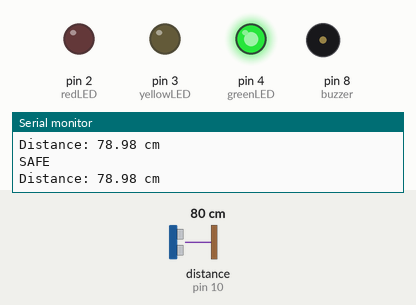
Bench run of a sketch on a simulated Arduino Uno, built with avr-gcc and run on an emulated ATmega328P. Parts: output pins drawn as LEDs (lit = HIGH), buzzer (waves = sounding), the last lines printed to the serial monitor. Wiring (inferred from the names in the program): ultrasonic range finder: trigger pin 9; echo pin 10. Dashed ring = blinking. The inputs (shaded band) are chosen by the test bench; at power-on: distance to the obstacle (sensor on pin 10) 80 cm. The echo pulse lasts 58.3 µs per cm; pins used as bus, display or sensor lines are not drawn.

Above: at 1.2 s.
1.3 s: distance to the obstacle (sensor on pin 10) set to 55 cm
4.3 s: distance to the obstacle (sensor on pin 10) set to 47 cm
At 4.7 s:
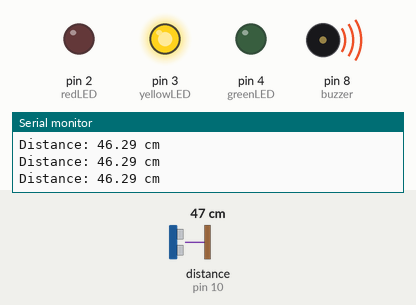
7.3 s: distance to the obstacle (sensor on pin 10) set to 22 cm
10.3 s: distance to the obstacle (sensor on pin 10) set to 19 cm
At 10.43 s:
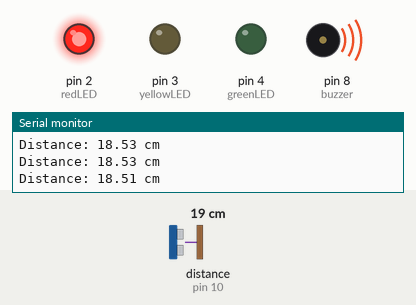
13.3 s: distance to the obstacle (sensor on pin 10) set to 12 cm
16.3 s: distance to the obstacle (sensor on pin 10) set to 9 cm
At 16.49 s:
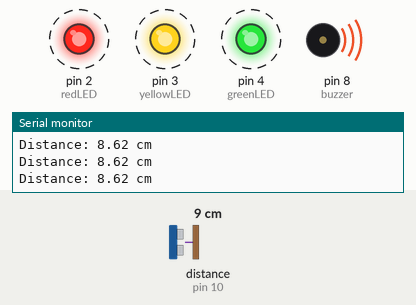
Timing chart, 0 to 20.3 s (numbered marks = the images above; inputs shaded):
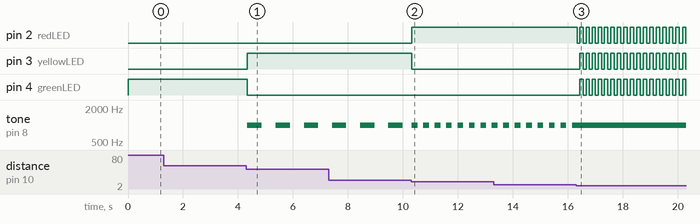

Measured:
- the behaviour switches between 51 and 50 cm on distance to the obstacle (sensor on pin 10) (found by bisection; images 0 and 1)
- the behaviour switches between 21 and 20 cm on distance to the obstacle (sensor on pin 10) (found by bisection; images 1 and 2)
- the behaviour switches between 11 and 10 cm on distance to the obstacle (sensor on pin 10) (found by bisection; images 2 and 3)
- after the input at 4.3 s, pin 3 (yellowLED): LOW → HIGH at once; pin 4 (greenLED): HIGH → LOW at once; tone on pin 8 (buzzer): alternates 1000 Hz for 0.52 s and silent for 0.52 s, starting at once
- after the input at 10.3 s, pin 2 (redLED): LOW → HIGH at once; pin 3 (yellowLED): HIGH → LOW at once; tone on pin 8 (buzzer): alternates 1000 Hz for 0.21 s and silent for 0.21 s, starting at once
- after the input at 16.3 s, pin 2 (redLED): alternates HIGH for 0.12 s and LOW for 0.12 s, starting at once; pin 3 (yellowLED), pin 4 (greenLED): alternates HIGH for 0.12 s and LOW for 0.12 s, starting after 0.14 s; tone on pin 8 (buzzer): stops changing and stays 1000 Hz

The sketch:

parking_sensor.ino
```cpp
/*
-------------------------------------------------------
Ultrasonic Parking Sensor using HC-SR04

Distance > 50 cm
    - SAFE
    - Green LED ON
    - Buzzer OFF

Distance 20 - 50 cm
    - Yellow LED ON
    - Buzzer beeps every 500 ms

Distance 10 - 20 cm
    - Red LED ON
    - Buzzer beeps every 200 ms

Distance < 10 cm
    - All LEDs flash rapidly
    - Buzzer ON continuously

Distance Formula:
distance = (duration * 0.034) / 2

Uses millis() for non-blocking timing.
-------------------------------------------------------
*/

const int trigPin = 9;
const int echoPin = 10;

const int redLED = 2;
const int yellowLED = 3;
const int greenLED = 4;

const int buzzer = 8;

unsigned long previousMillis = 0;
bool toggleState = false;

void setup() {

  pinMode(trigPin, OUTPUT);
  pinMode(echoPin, INPUT);

  pinMode(redLED, OUTPUT);
  pinMode(yellowLED, OUTPUT);
  pinMode(greenLED, OUTPUT);

  pinMode(buzzer, OUTPUT);

  Serial.begin(9600);
}

void loop() {

  long duration;
  float distance;

  // Send ultrasonic pulse
  digitalWrite(trigPin, LOW);
  delayMicroseconds(2);

  digitalWrite(trigPin, HIGH);
  delayMicroseconds(10);

  digitalWrite(trigPin, LOW);

  duration = pulseIn(echoPin, HIGH);

  // Distance formula
  distance = (duration * 0.034) / 2.0;

  Serial.print("Distance: ");
  Serial.print(distance);
  Serial.println(" cm");

  unsigned long currentMillis = millis();

  // ---------------- SAFE ----------------
  if (distance > 50) {

    Serial.println("SAFE");

    digitalWrite(greenLED, HIGH);
    digitalWrite(yellowLED, LOW);
    digitalWrite(redLED, LOW);

    noTone(buzzer);
  }

  // ------------ 20 to 50 cm ------------
  else if (distance > 20) {

    digitalWrite(greenLED, LOW);
    digitalWrite(yellowLED, HIGH);
    digitalWrite(redLED, LOW);

    if (currentMillis - previousMillis >= 500) {

      previousMillis = currentMillis;

      toggleState = !toggleState;

      if (toggleState)
        tone(buzzer, 1000);
      else
        noTone(buzzer);
    }
  }

  // ------------ 10 to 20 cm ------------
  else if (distance > 10) {

    digitalWrite(greenLED, LOW);
    digitalWrite(yellowLED, LOW);
    digitalWrite(redLED, HIGH);

    if (currentMillis - previousMillis >= 200) {

      previousMillis = currentMillis;

      toggleState = !toggleState;

      if (toggleState)
        tone(buzzer, 1000);
      else
        noTone(buzzer);
    }
  }

  // ------------ Less than 10 cm ------------
  else {

    tone(buzzer, 1000);

    if (currentMillis - previousMillis >= 100) {

      previousMillis = currentMillis;

      toggleState = !toggleState;

      digitalWrite(redLED, toggleState);
      digitalWrite(yellowLED, toggleState);
      digitalWrite(greenLED, toggleState);
    }
  }
}
```
